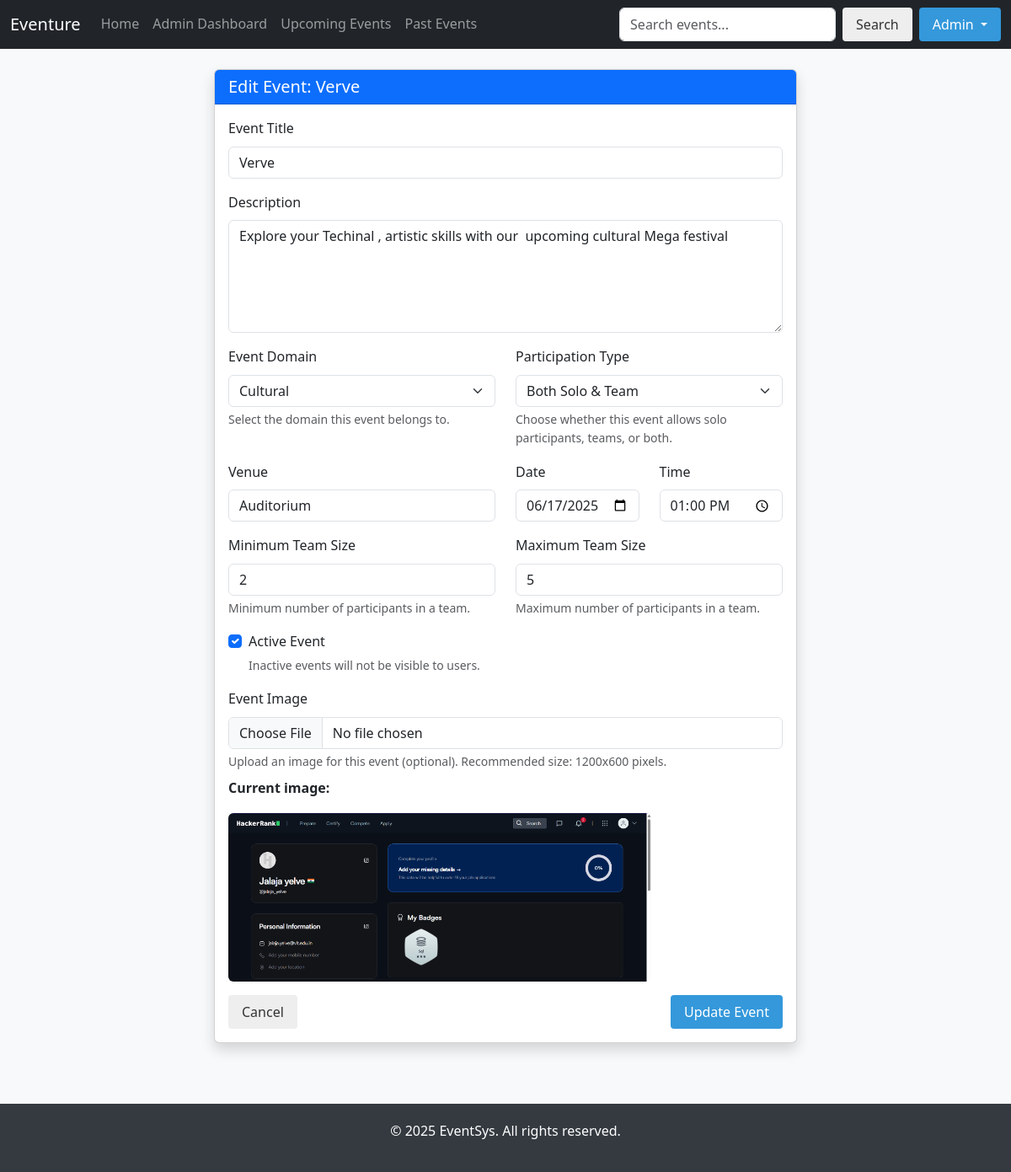
Page /edit-event/3/ (signed in) on the committed database.
### events/models.py (models this page shows, shortened)
class Event(models.Model):
    TECHNICAL = 'TECH'
    CULTURAL = 'CULT'
    SPORTS = 'SPORTS'
    ACADEMIC = 'ACAD'
    OTHER = 'OTHER'
    DOMAIN_CHOICES = [
        (TECHNICAL, 'Technical'),
        (CULTURAL, 'Cultural'),
        (SPORTS, 'Sports'),
        (ACADEMIC, 'Academic'),
        (OTHER, 'Other')
    ]
    SOLO = 'SOLO'
    TEAM = 'TEAM'
    BOTH = 'BOTH'
    PARTICIPATION_TYPE_CHOICES = [
        (SOLO, 'Solo Participant'),
        (TEAM, 'Team Participation'),
        (BOTH, 'Both Solo & Team')
    ]
    title = models.CharField(max_length=200)
    description = models.TextField()
    domain = models.CharField(max_length=10, choices=DOMAIN_CHOICES, default=OTHER)
    participation_type = models.CharField(max_length=5, choices=PARTICIPATION_TYPE_CHOICES, default=SOLO)
    venue = models.CharField(max_length=200)
    date = models.DateField()
    time = models.TimeField()
    is_active = models.BooleanField(default=True)
    min_team_size = models.IntegerField(default=1, validators=[MinValueValidator(1)])
    max_team_size = models.IntegerField(default=1, validators=[MinValueValidator(1), MaxValueValidator(20)])
    image = models.ImageField(upload_to='event_images/', null=True, blank=True,
                              help_text="Upload an image for the event (optional)")

### events/views.py (the view)
# urls.py: path('edit-event/<int:event_id>/', views.edit_event, name='edit_event'),
@login_required
@user_passes_test(is_admin)
def edit_event(request, event_id):
    event = get_object_or_404(Event, id=event_id)
    if request.method == 'POST':
        form = EventForm(request.POST, request.FILES, instance=event)
        if form.is_valid():
            if 'image' in request.FILES and event.image:
                if os.path.isfile(event.image.path):
                    os.remove(event.image.path)
            form.save()
            messages.success(request, f'Event "{event.title}" updated successfully!')
            return redirect('admin_dashboard')
    else:
        form = EventForm(instance=event)
    return render(request, 'events/edit_event.html', {'form': form, 'event': event})

### events/forms.py
class EventForm(forms.ModelForm):
    class Meta:
        model = Event
        fields = ['title', 'description', 'domain', 'participation_type',
                  'venue', 'date', 'time', 'is_active',
                  'min_team_size', 'max_team_size', 'image']
        widgets = {
            'title': forms.TextInput(attrs={'class': 'form-control'}),
            'description': forms.Textarea(attrs={'class': 'form-control'}),
            'domain': forms.Select(attrs={'class': 'form-select'}),
            'participation_type': forms.Select(attrs={'class': 'form-select'}),
            'venue': forms.TextInput(attrs={'class': 'form-control'}),
            'date': forms.DateInput(attrs={'class': 'form-control', 'type': 'date'}),
            'time': forms.TimeInput(attrs={'class': 'form-control', 'type': 'time'}),
            'is_active': forms.CheckboxInput(attrs={'class': 'form-check-input'}),
            'min_team_size': forms.NumberInput(attrs={'class': 'form-control', 'min': '1'}),
            'max_team_size': forms.NumberInput(attrs={'class': 'form-control', 'min': '1'}),
            'image': forms.FileInput(attrs={'class': 'form-control', 'accept': 'image/*'})
        }

### events/context_processors.py (called while the page is built)
def notification_processor(request):
    context = {
        'unread_notifications_count': 0
    }
    if request.user.is_authenticated and not request.user.is_staff:
        context['unread_notifications_count'] = RegistrationRemoval.objects.filter(
            user=request.user,
            is_read=False
        ).count()
    return context

### events/views.py (called while the page is built)
def is_admin(user):
    return user.is_authenticated and user.is_staff

### events/templates/events/edit_event.html (shortened to what this page needs)
{% extends 'events/base.html' %}
{% block content %}
<div class="row justify-content-center">
    <div class="col-md-8">
        <div class="card shadow">
            <div class="card-header bg-primary text-white">
                <h5 class="card-title mb-0">Edit Event: {{ event.title }}</h5>
            </div>
            <div class="card-body">
                <form method="post" enctype="multipart/form-data">
                    <div class="mb-3">
                        <label for="{{ form.title.id_for_label }}" class="form-label">Event Title</label>
                        <input type="text" name="{{ form.title.name }}" id="{{ form.title.id_for_label }}" class="form-control" value="{{ event.title }}" required>
                    </div>
                    <div class="mb-3">
                        <label for="{{ form.description.id_for_label }}" class="form-label">Description</label>
                        <textarea name="{{ form.description.name }}" id="{{ form.description.id_for_label }}" class="form-control" rows="5" required>{{ event.description }}</textarea>
                    </div>
                    <div class="row mb-3">
                        <div class="col-md-6">
                            <label for="{{ form.domain.id_for_label }}" class="form-label">Event Domain</label>
                            {{ form.domain }}
                            <div class="form-text">Select the domain this event belongs to.</div>
                        </div>
                        <div class="col-md-6">
                            <label for="{{ form.participation_type.id_for_label }}" class="form-label">Participation Type</label>
                            {{ form.participation_type }}
                            <div class="form-text">Choose whether this event allows solo participants, teams, or both.</div>
                        </div>
                    </div>
                    <div class="row mb-3">
                        <div class="col-md-6">
                            <label for="{{ form.venue.id_for_label }}" class="form-label">Venue</label>
                            <input type="text" name="{{ form.venue.name }}" id="{{ form.venue.id_for_label }}" class="form-control" value="{{ event.venue }}" required>
                        </div>
                        <div class="col-md-3">
                            <label for="{{ form.date.id_for_label }}" class="form-label">Date</label>
                            <input type="date" name="{{ form.date.name }}" id="{{ form.date.id_for_label }}" class="form-control" value="{{ event.date|date:'Y-m-d' }}" required>
                        </div>
                        <div class="col-md-3">
                            <label for="{{ form.time.id_for_label }}" class="form-label">Time</label>
                            <input type="time" name="{{ form.time.name }}" id="{{ form.time.id_for_label }}" class="form-control" value="{{ event.time|time:'H:i' }}" required>
                        </div>
                    </div>
                    <div class="row mb-3">
                        <div class="col-md-6">
                            <label for="{{ form.min_team_size.id_for_label }}" class="form-label">Minimum Team Size</label>
                            {{ form.min_team_size }}
                            <div class="form-text">Minimum number of participants in a team.</div>
                        </div>
                        <div class="col-md-6">
                            <label for="{{ form.max_team_size.id_for_label }}" class="form-label">Maximum Team Size</label>
                            {{ form.max_team_size }}
                            <div class="form-text">Maximum number of participants in a team.</div>
                        </div>
                    </div>
                      <div class="mb-3">
                        <div class="form-check">
                            <input class="form-check-input" type="checkbox" name="{{ form.is_active.name }}" id="{{ form.is_active.id_for_label }}" {% if event.is_active %}checked{% endif %}>
                            <label class="form-check-label" for="{{ form.is_active.id_for_label }}">
                                Active Event
                            </label>
                            <div class="form-text">Inactive events will not be visible to users.</div>
                        </div>
                    </div>
                    <div class="mb-3">
                        <label for="{{ form.image.id_for_label }}" class="form-label">Event Image</label>
                        <input type="file" name="{{ form.image.name }}" id="{{ form.image.id_for_label }}" class="form-control" accept="image/*">
                        <div class="form-text">Upload an image for this event (optional). Recommended size: 1200x600 pixels.</div>
                        {% if event.image %}
                        <div class="mt-2">
                            <p><strong>Current image:</strong></p>
                            <div class="current-event-image">
                                <img src="{{ event.image.url }}" alt="{{ event.title }}" class="img-fluid rounded" style="max-height: 200px;">
                            </div>
                        </div>
                        {% endif %}
                    </div>
                    <div class="d-flex justify-content-between">
                        <a href="{% url 'admin_dashboard' %}" class="btn btn-outline-secondary">Cancel</a>
                        <button type="submit" class="btn btn-primary">Update Event</button>
                    </div>
                </form>
            </div>
        </div>
    </div>
</div>
{% endblock %}

### events/static/events/css/style.css (style rules this page uses)
:root { --primary-color: #3498db; --secondary-color: #2c3e50; --accent-color: #e74c3c; --light-color: #f5f5f5; --dark-color: #333; --success-color: #2ecc71; --warning-color: #f39c12; }
* { margin: 0; padding: 0; box-sizing: border-box; }
body { font-family: 'Segoe UI', Tahoma, Geneva, Verdana, sans-serif; line-height: 1.6; color: var(--dark-color); background-color: #f9f9f9; }
a { text-decoration: none; color: var(--primary-color); }
.btn { display: inline-block; padding: 0.5rem 1rem; border-radius: 4px; background-color: #eee; color: var(--dark-color); cursor: pointer; border: none; transition: all 0.3s ease; }
.btn-primary { background-color: var(--primary-color); color: white; }

### events/templates/events/base.html (style rules this page uses)
body { font-family: 'Segoe UI', sans-serif; background: #f8f9fa; scroll-behavior: smooth; }

### rows in the picture
Event: title "Verve", description "Explore your Techinal , artistic skills with our upcoming cultural Mega festival", domain "Cultural", participation_type "Both Solo & Team", venue "Auditorium", date "06/17/2025", time "13:00", min_team_size "2", max_team_size "5", is_active "☑", image (picture)
